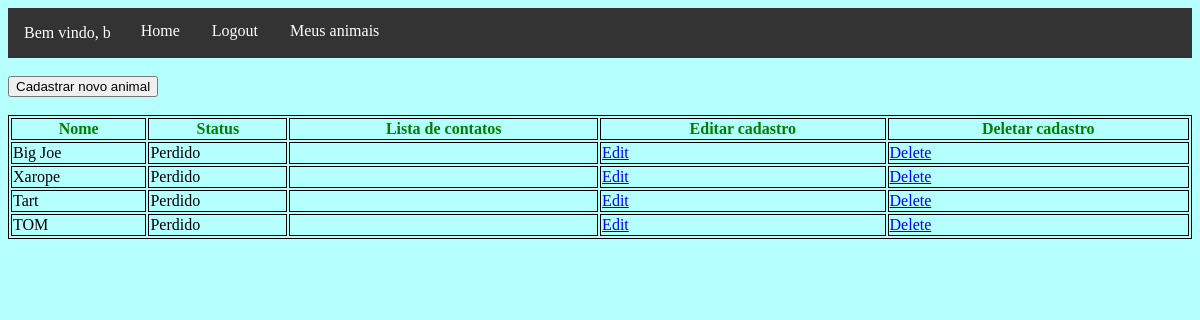
/meus_animais (signed in), run on the app's committed database.
### product/models.py (models this page shows, shortened)
class Dono(AbstractBaseUser):
    email = models.EmailField(verbose_name="email", unique=True, max_length=100)
    username = models.CharField(max_length=100)
    telefone = models.CharField(max_length=20)
    date_joined = models.DateTimeField(verbose_name="date_joined", auto_now_add=True)
    last_login = models.DateTimeField(verbose_name="last_login", auto_now=True)
    is_admin = models.BooleanField(default=False)
    is_active = models.BooleanField(default=True)
    is_staff = models.BooleanField(default=False)
    is_superuser = models.BooleanField(default=False)
    USERNAME_FIELD = 'email'
    REQUIRED_FIELDS = ['username']
    objects = DonoManager()

class Animal(models.Model):
    foto  = models.ImageField()
    nome  = models.CharField(max_length=100)
    idade = models.CharField(max_length=3, blank=True)
    cidade_desaparecimento = models.CharField(max_length=50)
    estado_desaparecimento = models.CharField(max_length=50)
    status = models.IntegerField(choices=STATUS_ANIMAL, default=1, blank=True)
    dono = models.ForeignKey(Dono, on_delete=models.CASCADE,  null=True)
    informacoes_extras = models.CharField(max_length=250, blank=True)

### product/views.py (the view)
# urls.py: path('meus_animais', meus_animais, name='meus_animais'),
@login_required
def meus_animais(request):
    animals = [i for i in Animal.objects.all() if i.dono.email==request.user.email]
    contatos = []
    for a in animals:
        contatos.append(Contato.objects.filter(animal__id=a.id))
    context = {'animais': zip(animals, contatos) }
    return render(request, 'meus_animais.html', context)

### product/templates/meus_animais.html (shortened to what this page needs)
{% extends 'base.html' %}
{% block content %}
		<br>
		<form action="{%  url 'cadastrar_animal' %}">
			<input type="submit" value="Cadastrar novo animal" />
		</form>
		<br>
        <table border="1" width="100%">
		<thead>
			<tr>
			  <th>Nome</th>
			  <th>Status</th>
			  <th>Lista de contatos</th>
			  <th>Editar cadastro</th>
			  <th>Deletar cadastro</th>
			</tr>
		</thead>
		<tbody>
		{% for animal, contatos in animais %}
		<tr>
			<td>{{animal.nome}}</td>
			{% load static %}
			<td>
			{{animal.get_status_display}}
			</td>
			<td>
			</td>
			<td><a class="btn btn-warning" href="{%  url 'animal_edit' animal.id %}">Edit</a>
            </td>
			<td><a class="btn btn-danger" href="{%  url 'animal_delete' animal.id %}">Delete</a>
			</td>
		</tr>
		{% endfor %}
		</tbody>
		</table>
{% endblock content %}

### product/templates/base.html (shortened to what this page needs)
<!DOCTYPE html>
<html>
<head>
	{% load static %}
	<link href="{% static 'style.css' %}"  rel="stylesheet">
		{% if request.user.is_authenticated %}
			<ul>
				<li><p>Bem vindo, {{request.user.username}}</p></li>
				<li><a href="{% url 'pagina_principal' %}">Home</a></li>
				<li><a href="{% url 'logout' %}">Logout</a></li>
				<li><a href="{% url 'meus_animais' %}">Meus animais</a></li>
			</ul>
		{% else %}
			<ul>
				<li><a href="{% url 'pagina_principal' %}">Home</a></li>
				<li><a href="{% url 'cadastrar_dono' %}">Register</a></li>
				<li><a href="{% url 'login' %}">Login</a></li>
			</ul>
		{% endif %}
</head>
<body>
{% block content %}
{% endblock content %}
</body>
</html>

### product/static/style.css (style rules this page uses)
html { margin: 0px; background-color: #b5fffe; }
thead { color:green; }
table, th, td { border: 1px solid black; }
ul { list-style-type: none; margin: 0; padding: 0; overflow: hidden; background-color: #333; }
li { float: left; }
li a { display: block; color: white; text-align: center; padding: 14px 16px; text-decoration: none; }
li p { padding: 0px 14px 0px 16px; color: white; }

### data on the page
Dono: user.username "b"
Animal: nome "Big Joe", status "Perdido"
Animal: nome "Xarope", status "Perdido"
Animal: nome "Tart", status "Perdido"
Animal: nome "TOM", status "Perdido"
